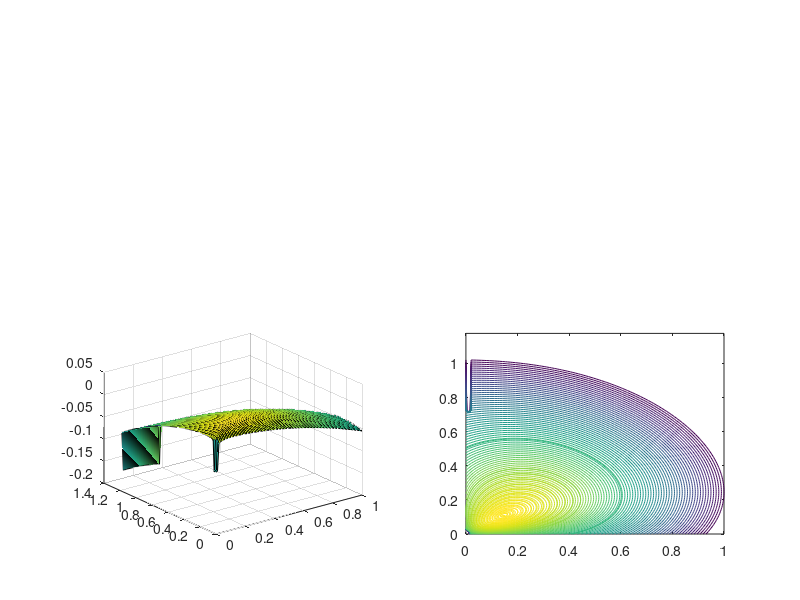

The MATLAB script that drew this image: (Note: this script raises an error after producing the figure.)
clc
clear
NUM=1;
%NU=linspace(40e-6,40e-6,NUM);
for i=1:NUM
    %nu=NU(i);
    Fr=1.02;
    Res=8.45;
    Gam=0.05877;
    
    T=5/4;
    F=(1/Fr)^2;
    M=3/2;
    H=1/34;
    Y=Gam;
    R1=8.45; %Re*
    
    ThreeDre=[];% store k2 series in 3Dplot

    N1=100;
    N2=100;
    AA=linspace(0,1,N1);
    BB=linspace(0,40,N2);
%     N1=20;
%     N2=1;
%     AA=linspace(0,1,N1);
%     BB=linspace(0,0,N2);
    %A=100;
    %B=1;
    %figure()
    for k=1:N2
        B=BB(k);
        x1=[];
        x2=[];
        x3=[];
        for j=1:N1
            A=AA(j);

            %Y=-Ys.*(1+(1/3).*(hs.^2).*((A)^2+(H^2)*(B)^2-0*H*A*B));
            R=(1/R1)*((A)^2+(H^2)*(B)^2);
                aaa=1;            
                bbb=(2*A*1i+2*R+A*T*1i+2*F*Y).*1i;                
                ccc=-(-(A^2)*F*1i+(A^2)*T*2i+(A^2)*1i-(R^2)*1i-(F^2)*(Y^2)*1i+3*A*R+3*A*F*Y+A*R*T-F*R*Y*2i-(B^2)*F*(H^2)*1i+A*F*(M+T)*Y+B*F*H*M*Y).*1i;
                ddd=A*B*F*H*M*(T-1)*Y*1i+B*F*H*M*R*Y+(A^2)*F*(T+M)*Y*1i+A*F*M*R*Y-(B^2)*(F^2)*(H^2)*Y*1i+B*(F^2)*H*M*(Y^2)+2*A*F*R*Y+A*(B^2)*F*(H^2)*T-(B^2)*F*(H^2)*R*1i-A*(B^2)*F*(H^2)-(A^2)*(F^2)*Y*1i+(A^2)*R*T*1i+(A^2)*F*(Y-R)*1i+A*(F^2)*(Y^2)*(M+1)-(A^3)*T+(A^2)*R*1i+A*(R^2)+(A^3)*F;


            coeffs=[aaa,bbb,ccc,ddd];
            result=roots(coeffs);
            x1(j)=imag(result(1,1));
            x2(j)=imag(result(2,1));
            x3(j)=imag(result(3,1));
            rx3(j)=real(result(3,1));
            rx1(j)=real(result(1,1));
        end
        OneDre(k,:)=x1;
        ThreeDre(k,:)=x3;
%     subplot(1,1,1)
%     plot(AA,x1)
%     hold on
%     subplot(3,1,2)
%     plot(AA,x2)
%     hold on
%     subplot(3,1,3)
%     plot(AA,x3)
%     hold on
    
    %subplot(2,1,2)
    %plot(AA,rx1./AA)
    %hold on
    %subplot(3,1,2)
    %plot(AA,x2)
    %hold on
    %subplot(3,1,3)
    %plot(AA,rx3./AA)
    %hold on
    
    end
    
    
    
    
%    figure()
    %subplot(2,2,1)
    %surf(AA,BB.*H,ThreeDre)
   
    
    %subplot(2,2,2)
    
    %[Graph,c]=contour(AA,BB.*H,ThreeDre,[0,max(ThreeDre)]);
    %hold on
    %c.LineWidth = 1;
    
    %legendstr{i}=['Res=',num2str(Res),'   ','Fr=',num2str(Fr)];
    %legend(legendstr)
    
    %colormap winter
    
    subplot(2,2,3)
    surf(AA,BB.*H,OneDre)
   
    
    subplot(2,2,4)
    
    [Graph,c]=contour(AA,BB.*H,OneDre,[0,max(OneDre)]);
    hold on
    c.LineWidth = 1;
    
    legendstr{i}=['Res=',num2str(Res),'   ','Fr=',num2str(Fr)];
    legend(legendstr)
    
    colormap winter

    
end
